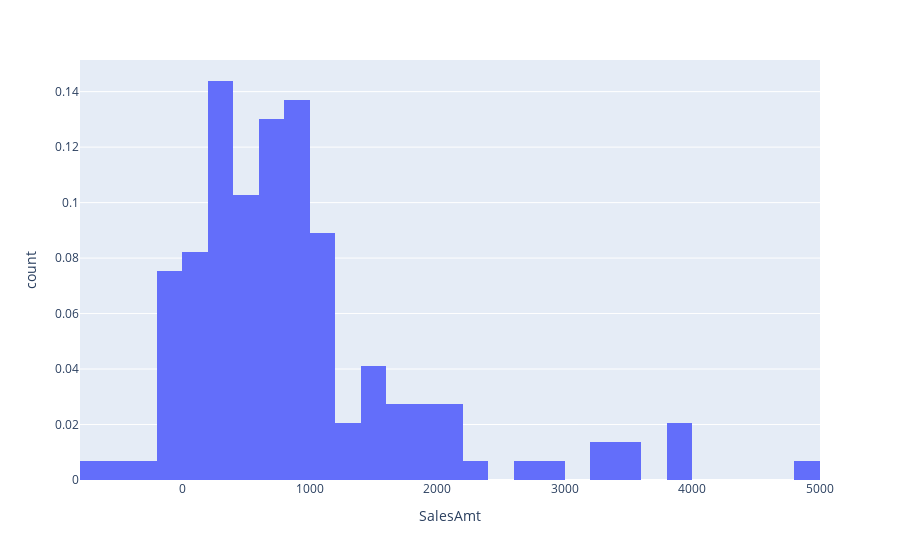

This figure's notebook cell:
### Code cell
px.histogram(df[df.CustomerID=='14911'], x='SalesAmt', histnorm='probability', nbins=50)

### Figure 1 — Plotly figure (JSON) as saved in the notebook; plotly's stock layout.template omitted (floating-point values rounded to 4 significant figures; data arrays with more than 128 entries replaced by an {"elided": "..."} marker saying what was removed)
{"data": [{"alignmentgroup": "True", "bingroup": "x", "histnorm": "probability", "hoverlabel": {"namelength": 0}, "hovertemplate": "SalesAmt=%{x}<br>count=%{y}", "legendgroup": "", "marker": {"color": "#636efa"}, "name": "", "nbinsx": 50, "offsetgroup": "", "orientation": "v", "showlegend": false, "type": "histogram", "x": {"elided": "146 float values"}, "xaxis": "x", "yaxis": "y"}], "layout": {"barmode": "relative", "legend": {"tracegroupgap": 0}, "margin": {"t": 60}, "xaxis": {"anchor": "y", "domain": [0, 1], "title": {"text": "SalesAmt"}}, "yaxis": {"anchor": "x", "domain": [0, 1], "title": {"text": "count"}}}}
